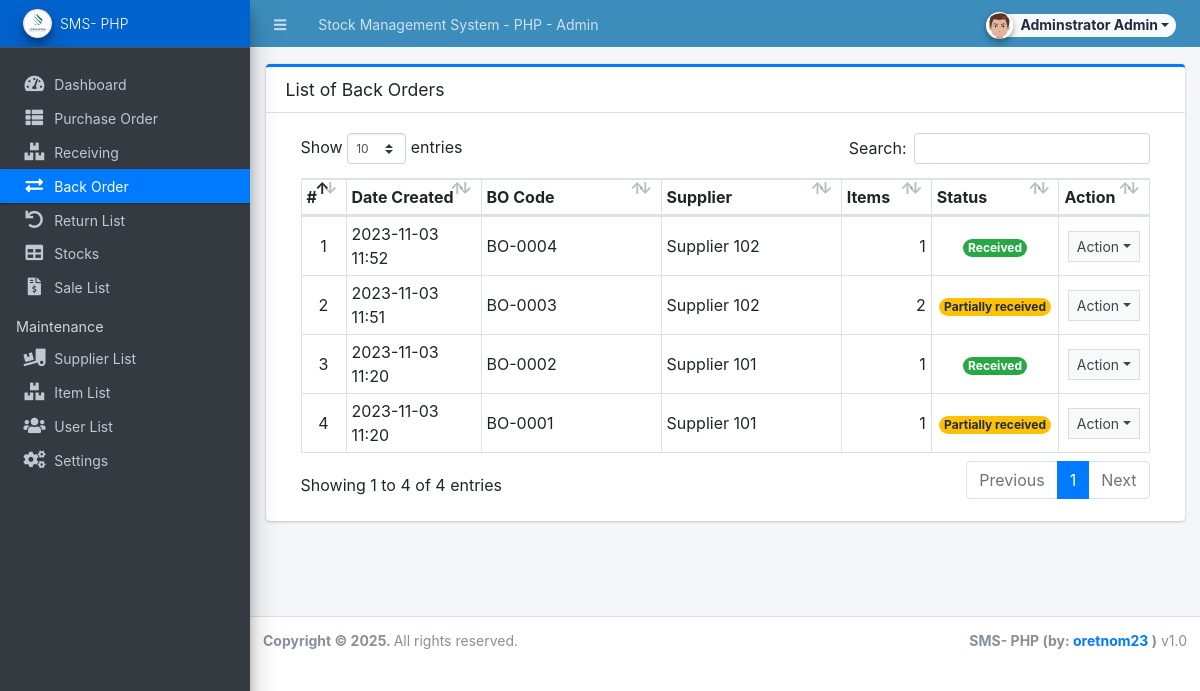
The app's page /admin/?page=back_order (signed in) with its own data.
### tables this page shows
CREATE TABLE `back_order_list` (
  `id` int(30) NOT NULL,
  `receiving_id` int(30) NOT NULL,
  `po_id` int(30) NOT NULL,
  `bo_code` varchar(50) NOT NULL,
  `supplier_id` int(30) NOT NULL,
  `amount` float NOT NULL,
  `discount_perc` float NOT NULL DEFAULT 0,
  `discount` float NOT NULL DEFAULT 0,
  `tax_perc` float NOT NULL DEFAULT 0,
  `tax` float NOT NULL DEFAULT 0,
  `remarks` text DEFAULT NULL,
  `status` tinyint(4) NOT NULL DEFAULT 0 COMMENT '0 = pending, 1 = partially received, 2 =received',
  `date_created` datetime NOT NULL DEFAULT current_timestamp(),
  `date_updated` datetime NOT NULL DEFAULT current_timestamp() ON UPDATE current_timestamp()
);

CREATE TABLE `supplier_list` (
  `id` int(30) NOT NULL,
  `name` text NOT NULL,
  `address` text NOT NULL,
  `cperson` text NOT NULL,
  `contact` text NOT NULL,
  `status` tinyint(1) NOT NULL DEFAULT 1,
  `date_created` datetime NOT NULL DEFAULT current_timestamp(),
  `date_updated` datetime NOT NULL DEFAULT current_timestamp() ON UPDATE current_timestamp()
);

### admin/back_order/index.php (the view, shortened to what this page needs)
<div class="card card-outline card-primary">
	<div class="card-header">
		<h3 class="card-title">List of Back Orders</h3>
	</div>
	<div class="card-body">
		<div class="container-fluid">
        <div class="container-fluid">
			<table class="table table-bordered table-stripped">
                    <colgroup>
                        <col width="5%">
                        <col width="15%">
                        <col width="20%">
                        <col width="20%">
                        <col width="10%">
                        <col width="10%">
                        <col width="10%">
                    </colgroup>
                    <thead>
                        <tr>
                            <th>#</th>
                            <th>Date Created</th>
                            <th>BO Code</th>
                            <th>Supplier</th>
                            <th>Items</th>
                            <th>Status</th>
                            <th>Action</th>
                        </tr>
                    </thead>
                    <tbody>
                        <?php
                        $i = 1;
                        $qry = $conn->query("SELECT p.*, s.name as supplier FROM `back_order_list` p inner join supplier_list s on p.supplier_id = s.id order by p.`date_created` desc");
                        while($row = $qry->fetch_assoc()):
                            $row['items'] = $conn->query("SELECT count(item_id) as `items` FROM `bo_items` where bo_id = '{$row['id']}' ")->fetch_assoc()['items'];
                        ?>
                            <tr>
                                <td class="text-center"><?php echo $i++; ?></td>
                                <td><?php echo date("Y-m-d H:i",strtotime($row['date_created'])) ?></td>
                                <td><?php echo $row['bo_code'] ?></td>
                                <td><?php echo $row['supplier'] ?></td>
                                <td class="text-right"><?php echo number_format($row['items']) ?></td>
                                <td class="text-center">
                                    <?php if($row['status'] == 0): ?>
                                        <span class="badge badge-primary rounded-pill">Pending</span>
                                    <?php elseif($row['status'] == 1): ?>
                                        <span class="badge badge-warning rounded-pill">Partially received</span>
                                        <?php elseif($row['status'] == 2): ?>
                                        <span class="badge badge-success rounded-pill">Received</span>
                                    <?php else: ?>
                                        <span class="badge badge-danger rounded-pill">N/A</span>
                                    <?php endif; ?>
                                </td>
                                <td align="center">
                                    <button type="button" class="btn btn-flat btn-default btn-sm dropdown-toggle dropdown-icon" data-toggle="dropdown">
                                            Action
                                    </button>
                                </td>
                            </tr>
                        <?php endwhile; ?>
                    </tbody>
                </table>
		</div>
		</div>
	</div>
</div>

### records on screen
back_order_list: date_created "2023-11-03 11:52", bo_code "BO-0004", supplier.name "Supplier 102", items "1", status "Received"
back_order_list: date_created "2023-11-03 11:51", bo_code "BO-0003", supplier.name "Supplier 102", items "2", status "Partially received"
back_order_list: date_created "2023-11-03 11:20", bo_code "BO-0002", supplier.name "Supplier 101", items "1", status "Received"
back_order_list: date_created "2023-11-03 11:20", bo_code "BO-0001", supplier.name "Supplier 101", items "1", status "Partially received"

### other values on screen
$_settings->info('name') "Stock Management System - PHP"
$_settings->userdata('firstname').' '.$_settings->userdata('lastname') "Adminstrator Admin"
$_settings->info('short_name') "SMS- PHP"
